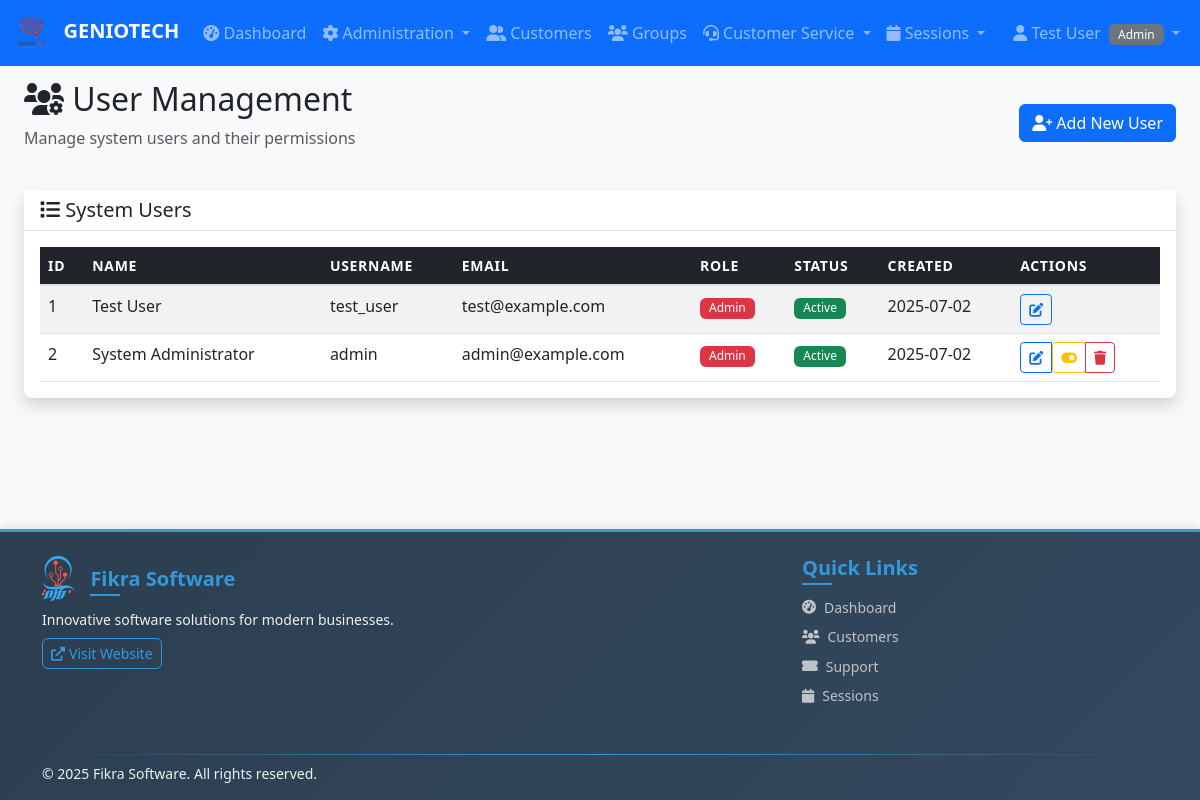
The app's page /admin/users (signed in) with its own data.
### app.py (models this page shows)
class User(UserMixin, db.Model):
    id = db.Column(db.Integer, primary_key=True)
    username = db.Column(db.String(80), unique=True, nullable=False)
    email = db.Column(db.String(120), unique=True, nullable=False)
    password_hash = db.Column(db.String(120), nullable=False)
    role = db.Column(db.String(20), nullable=False)  # admin, instructor, customer_service
    first_name = db.Column(db.String(50), nullable=False)
    last_name = db.Column(db.String(50), nullable=False)
    created_at = db.Column(db.DateTime, default=datetime.utcnow)
    is_active = db.Column(db.Boolean, default=True)

### app.py (the view)
@app.route('/admin/users')
@admin_required
def admin_users():
    users = User.query.all()
    return render_template('admin/users.html', users=users)

### app.py (called while the page is built)
@login_manager.user_loader
def load_user(user_id):
    return User.query.get(int(user_id))

def admin_required(f):
    @wraps(f)
    def decorated_function(*args, **kwargs):
        if not current_user.is_authenticated or current_user.role != 'admin':
            flash('Admin access required.', 'error')
            return redirect(url_for('dashboard'))
        return f(*args, **kwargs)
    return decorated_function

### templates/admin/users.html (shortened to what this page needs)
{% extends "base.html" %}
{% block content %}
<div class="container-fluid">
    <div class="row">
        <div class="col-12">
            <div class="d-flex justify-content-between align-items-center mb-4">
                <div>
                    <h2><i class="fas fa-users-cog"></i> User Management</h2>
                    <p class="text-muted">Manage system users and their permissions</p>
                </div>
                <a href="{{ url_for('admin_add_user') }}" class="btn btn-primary">
                    <i class="fas fa-user-plus"></i> Add New User
                </a>
            </div>
        </div>
    </div>
    <div class="row">
        <div class="col-12">
            <div class="card shadow">
                <div class="card-header">
                    <h5 class="card-title mb-0"><i class="fas fa-list"></i> System Users</h5>
                </div>
                <div class="card-body">
                    <div class="table-responsive">
                        <table class="table table-striped table-hover">
                            <thead class="table-dark">
                                <tr>
                                    <th>ID</th>
                                    <th>Name</th>
                                    <th>Username</th>
                                    <th>Email</th>
                                    <th>Role</th>
                                    <th>Status</th>
                                    <th>Created</th>
                                    <th>Actions</th>
                                </tr>
                            </thead>
                            <tbody>
                                {% for user in users %}
                                <tr>
                                    <td>{{ user.id }}</td>
                                    <td>{{ user.first_name }} {{ user.last_name }}</td>
                                    <td>{{ user.username }}</td>
                                    <td>{{ user.email }}</td>
                                    <td>
                                        <span
                                            class="badge bg-{{ 'danger' if user.role == 'admin' else 'primary' if user.role == 'instructor' else 'success' }}">
                                            {{ user.role.title() }}
                                        </span>
                                    </td>
                                    <td>
                                        {% if user.is_active %}
                                        <span class="badge bg-success">Active</span>
                                        {% else %}
                                        <span class="badge bg-secondary">Inactive</span>
                                        {% endif %}
                                    </td>
                                    <td>{{ user.created_at.strftime('%Y-%m-%d') }}</td>
                                    <td>
                                        <div class="btn-group btn-group-sm" role="group">
                                            <a href="{{ url_for('admin_edit_user', user_id=user.id) }}"
                                                class="btn btn-outline-primary btn-sm" title="Edit User">
                                                <i class="fas fa-edit"></i>
                                            </a>
                                            {% if user.id != current_user.id %}
                                            <form method="POST"
                                                action="{{ url_for('admin_toggle_user', user_id=user.id) }}"
                                                class="d-inline">
                                                <button type="submit" class="btn btn-outline-warning btn-sm"
                                                    title="Toggle Status"
                                                    onclick="return confirm('Are you sure you want to {% if user.is_active %}deactivate{% else %}activate{% endif %} this user?')">
                                                    <i
                                                        class="fas fa-toggle-{% if user.is_active %}on{% else %}off{% endif %}"></i>
                                                </button>
                                            </form>
                                            <button type="button" class="btn btn-outline-danger btn-sm"
                                                title="Delete User" data-bs-toggle="modal"
                                                data-bs-target="#deleteModal{{ user.id }}">
                                                <i class="fas fa-trash"></i>
                                            </button>
                                            {% endif %}
                                        </div>
                                    </td>
                                </tr>
                                {% endfor %}
                            </tbody>
                        </table>
                    </div>
                </div>
            </div>
        </div>
    </div>
</div>
{% endblock %}

### templates/base.html (shortened to what this page needs)
<!DOCTYPE html>
<html lang="en">
<head>
    <link href="https://cdn.jsdelivr.net/npm/bootstrap@5.3.0/dist/css/bootstrap.min.css" rel="stylesheet">
    <link href="https://cdnjs.cloudflare.com/ajax/libs/font-awesome/6.0.0/css/all.min.css" rel="stylesheet">
    <link href="{{ url_for('static', filename='css/style.css') }}" rel="stylesheet">
</head>
<body>
    {% if current_user.is_authenticated %}
    <nav class="navbar navbar-expand-lg navbar-dark bg-primary">
        <div class="container-fluid">
            <a class="navbar-brand" href="{{ url_for('dashboard') }}">
                <img src="{{ url_for('static', filename='images/GENIOTECH.png') }}" alt="GENIO TECH" height="40"
                    class="me-2">
                GENIOTECH
            </a>
            <div class="collapse navbar-collapse" id="navbarNav">
                <ul class="navbar-nav me-auto">
                    <li class="nav-item">
                        <a class="nav-link" href="{{ url_for('dashboard') }}">
                            <i class="fas fa-tachometer-alt"></i> Dashboard
                        </a>
                    </li>
                    {% if current_user.role == 'admin' %}
                    <li class="nav-item dropdown">
                        <a class="nav-link dropdown-toggle" href="#" role="button" data-bs-toggle="dropdown">
                            <i class="fas fa-cog"></i> Administration
                        </a>
                    </li>
                    {% endif %}
                    {% if current_user.role != 'instructor' %}
                    <li class="nav-item">
                        <a class="nav-link" href="{{ url_for('customers') }}">
                            <i class="fas fa-user-friends"></i> Customers
                        </a>
                    </li>
                    {% endif %}
                    <li class="nav-item">
                        <a class="nav-link" href="{{ url_for('groups') }}">
                            <i class="fas fa-users"></i> Groups
                        </a>
                    </li>
                    {% if current_user.role in ['customer_service', 'admin'] %}
                    <li class="nav-item dropdown">
                        <a class="nav-link dropdown-toggle" href="#" role="button" data-bs-toggle="dropdown">
                            <i class="fas fa-headset"></i> Customer Service
                        </a>
                    </li>
                    {% endif %}
                    {% if current_user.role in ['instructor', 'admin'] %}
                    <li class="nav-item dropdown">
                        <a class="nav-link dropdown-toggle" href="#" role="button" data-bs-toggle="dropdown">
                            <i class="fas fa-calendar"></i> Sessions
                        </a>
                    </li>
                    {% endif %}
                </ul>
                <ul class="navbar-nav">
                    <li class="nav-item dropdown">
                        <a class="nav-link dropdown-toggle" href="#" role="button" data-bs-toggle="dropdown">
                            <i class="fas fa-user"></i> {{ current_user.first_name }} {{ current_user.last_name }}
                            <span class="badge bg-secondary ms-1">{{ current_user.role.title() }}</span>
                        </a>
                    </li>
                </ul>
            </div>
        </div>
    </nav>
    {% endif %}
    <main class="{% if current_user.is_authenticated %}container-fluid mt-4{% endif %}">
        {% block content %}{% endblock %}
    </main>
    <footer class="footer">
        <div class="container">
            <div class="row justify-content-between">
                <div class="col-lg-6 col-md-6 mb-3">
                    <div class="d-flex align-items-center mb-2">
                        <h5 class="mb-0">Fikra Software</h5>
                    </div>
                    <p class="mb-2">Innovative software solutions for modern businesses.</p>
                    <a href="https://fikra.solutions/" target="_blank" class="btn btn-outline-primary btn-sm">
                        <i class="fas fa-external-link-alt me-1"></i> Visit Website
                    </a>
                </div>
                <div class="col-lg-4 col-md-6 mb-3">
                    <h5>Quick Links</h5>
                    <ul class="list-unstyled">
                        <li class="mb-2"><a
                                href="{{ url_for('dashboard') if current_user.is_authenticated else url_for('login') }}"><i
                                    class="fas fa-tachometer-alt me-2"></i>Dashboard</a></li>
                        {% if not current_user.is_authenticated or current_user.role != 'instructor' %}
                        <li class="mb-2"><a
                                href="{{ url_for('customers') if current_user.is_authenticated else '#' }}"><i
                                    class="fas fa-users me-2"></i>Customers</a></li>
                        {% endif %}
                        <li class="mb-2"><a href="{{ url_for('tickets') if current_user.is_authenticated else '#' }}"><i
                                    class="fas fa-ticket-alt me-2"></i>Support</a></li>
                        <li class="mb-2"><a
                                href="{{ url_for('sessions') if current_user.is_authenticated else '#' }}"><i
                                    class="fas fa-calendar me-2"></i>Sessions</a></li>
                    </ul>
                </div>
            </div>
            <div class="footer-divider"></div>
            <div class="row align-items-center">
                <div class="col-md-8">
                    <p class="mb-0">© <span id="current-year"></span> Fikra Software. All rights reserved.</p>
                </div>
            </div>
        </div>
    </footer>
</body>
</html>

### static/css/style.css (style rules this page uses)
body { font-family: "Segoe UI", Tahoma, Geneva, Verdana, sans-serif; background-color: #f8f9fa; }
.navbar-brand { font-weight: bold; font-size: 1.25rem; }
.navbar-nav .nav-link { font-weight: 500; transition: color 0.2s ease; }
.card { border: none; border-radius: 0.5rem; box-shadow: 0 0.125rem 0.25rem rgba(0, 0, 0, 0.075); transition: all 0.15s ease-in-out; }
.card-header { background-color: #fff; border-bottom: 1px solid #dee2e6; font-weight: 600; }
.btn { border-radius: 0.375rem; font-weight: 500; transition: all 0.15s ease-in-out; }
.btn-group .btn { border-radius: 0.25rem; }
.table { margin-bottom: 0; }
.table thead th { border-top: none; border-bottom: 2px solid #dee2e6; font-weight: 600; text-transform: uppercase; font-size: 0.875rem; letter-spacing: 0.05em; }
.badge { font-size: 0.75em; font-weight: 500; padding: 0.375em 0.75em; }
.footer { background: linear-gradient(135deg, #2c3e50 0%, #34495e 100%); color: #ecf0f1; font-size: 0.875rem; box-shadow: 0 -2px 10px rgba(0, 0, 0, 0.1); }
.footer h5 { color: #3498db; font-weight: 600; margin-bottom: 1rem; position: relative; }
.footer h5::after { content: ""; position: absolute; bottom: -5px; left: 0; width: 30px; height: 2px; background: #3498db; }
.footer .fikra-logo { height: 45px; width: auto; transition: transform 0.3s ease, filter 0.3s ease; filter: brightness(1.1); }
.footer a { text-decoration: none; color: #bdc3c7; transition: all 0.3s ease; display: inline-flex; align-items: center; }
.footer .btn-outline-primary { border-color: #3498db; color: #3498db; transition: all 0.3s ease; }

### templates/base.html (style rules this page uses)
body { padding-top: 56px; display: flex; flex-direction: column; min-height: 100vh; }
.navbar { position: fixed; top: 0; width: 100%; z-index: 1030; }
.footer { background-color: #2c3e50; color: #ecf0f1; margin-top: auto; padding: 1.5rem 0 1rem 0; border-top: 3px solid #3498db; }
.footer h5 { color: #3498db; font-weight: 600; margin-bottom: 1rem; }
.footer a { color: #bdc3c7; text-decoration: none; transition: color 0.3s ease; }
.fikra-logo { height: 32px; width: auto; transition: transform 0.3s ease; }
main { flex: 1; padding-bottom: 2rem; }
.footer-divider { height: 1px; background: linear-gradient(to right, transparent, #3498db, transparent); margin: 1rem 0 0.5rem 0; }

### records on screen
User: first_name "Test", last_name "User", role "Admin", id "1", username "test_user", email "test@example.com", is_active "Active", created_at "2025-07-02"
User: id "2", first_name "System", last_name "Administrator", username "admin", email "admin@example.com", role "Admin", is_active "Active", created_at "2025-07-02"
